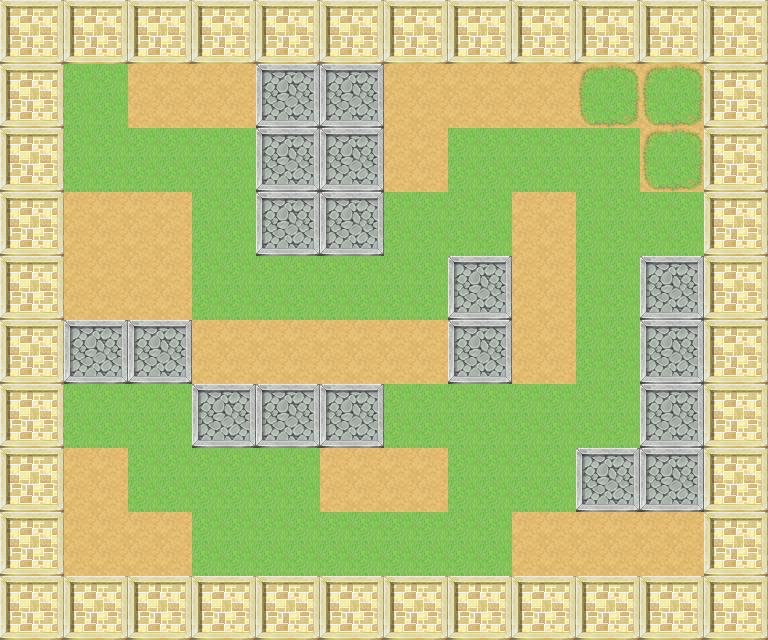

This game map was drawn from its Tiled (.tmx) file and the tilesets committed beside it. A one-line description and the full map source follow:
An orthogonal 12x10 tile map with 64x64 px tiles, 1 tile layer (sol).

<map version="1.0" tiledversion="1.0.3" orientation="orthogonal" renderorder="right-down" width="12" height="10" tilewidth="64" tileheight="64" nextobjectid="1">
 <tileset firstgid="1" source="tileset1.tsx" />
 <layer name="sol" width="12" height="10">
  <data encoding="csv">
8,8,8,8,8,8,8,8,8,8,8,8,
8,6,5,5,7,7,5,5,5,2,2,8,
8,6,6,6,7,7,5,6,6,6,2,8,
8,5,5,6,7,7,6,6,5,6,6,8,
8,5,5,6,6,6,6,7,5,6,7,8,
8,7,7,5,5,5,5,7,5,6,7,8,
8,6,6,7,7,7,6,6,6,6,7,8,
8,5,6,6,6,5,5,6,6,7,7,8,
8,5,5,6,6,6,6,6,5,5,5,8,
8,8,8,8,8,8,8,8,8,8,8,8
</data>
 </layer>
</map>